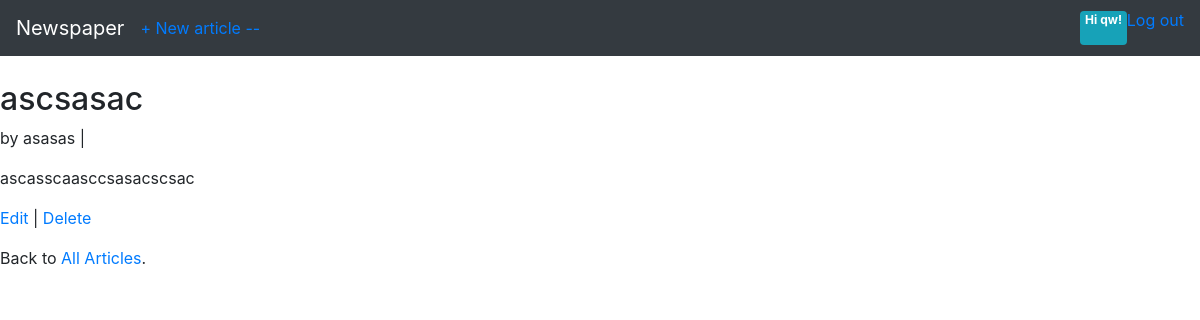
The app's page /blog/1/ (signed in) with its own data.
### users/models.py (models this page shows)
class CustomUser(AbstractUser):
	age = models.PositiveIntegerField(null=True, blank=True)

### blog/models.py (models this page shows, shortened)
class blog(Model):
    title = CharField(max_length = 100)
    author = ForeignKey(
        get_user_model(),
        null=True,on_delete = CASCADE,)
    body = TextField()

### blog/views.py (the view)
# urls.py: path('<int:pk>/',detail_of_page.as_view(), name='article_detail'),
class detail_of_page(LoginRequiredMixin, DetailView):
    model = blog
    template_name = 'article_detail.html'
    login_url = 'login'

### templates/article_detail.html
{% extends 'base.html' %}
{% block content %}
<div class="article-entry">
<h2>{{ object.title }}</h2>
<p>by {{ object.author }} | {{ object.date }}</p>
<p>{{ object.body }}</p>
</div>
<p><a href="{% url 'article_edit' object.pk %}">Edit</a> |
<a href="{% url 'article_delete' object.pk %}">Delete</a></p>
<p>Back to <a href="{% url 'article_list' %}">All Articles</a>.</p>
{% endblock content %}

### templates/base.html (shortened to what this page needs)
<!DOCTYPE html>
<html>
<head>
<link rel="stylesheet" href="https://stackpath.bootstrapcdn.com/bootstrap/4.1.3/css/bootstrap.min.css"
>
</head>
<body>
<nav class="navbar navbar-expand-md navbar-dark bg-dark mb-4">
<a class="navbar-brand" href="{% url 'home' %}">Newspaper</a>
<ul class="navbar-nav mr-auto">
<li class="nav-item"><a href="{% url 'article_new' %}">+ New article -- </a></li>
</ul>
		{% if user.is_authenticated %}
		<span class="badge badge-info"><p>Hi {{ user.username }}!</p></span>
		<p><a href="{% url 'logout' %}">Log out</a></p>
		{% else %}
		<span class="badge badge-dark"><p>please login or : </p></span>
		<span class="badge badge-warning"><a href="{% url 'signup' %}">sign up</span>
		<a href="{% url 'login' %}">Log In</a>
{% endif %}
</nav>
<main>
{% block content %}
{% endblock content %}
</main>
</body>
</html>

### records on screen
CustomUser: username "qw"
blog: title "ascsasac", author "asasas", body "ascasscaasccsasacscsac"
